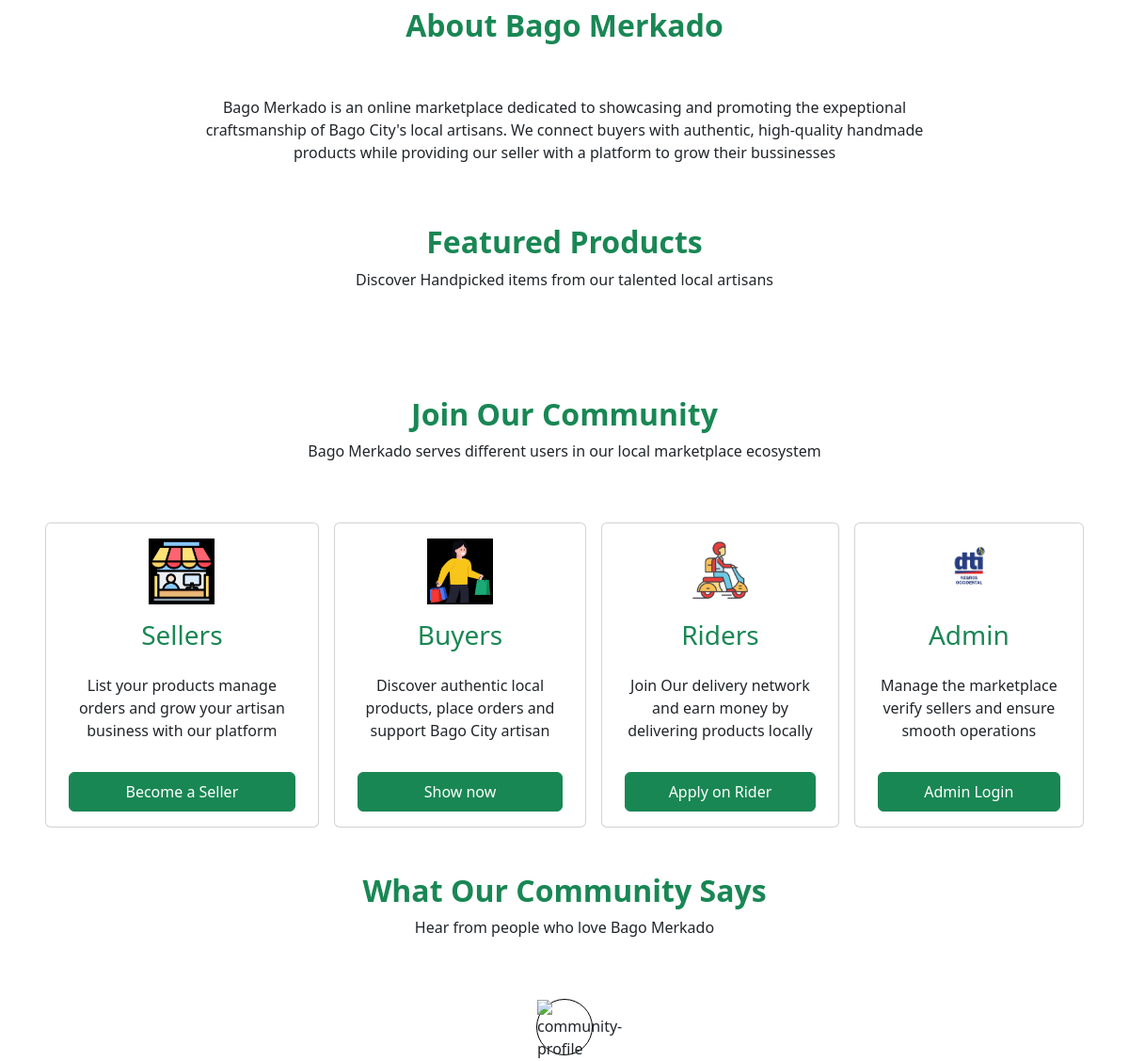
Before: / (middle part) with the older database file.
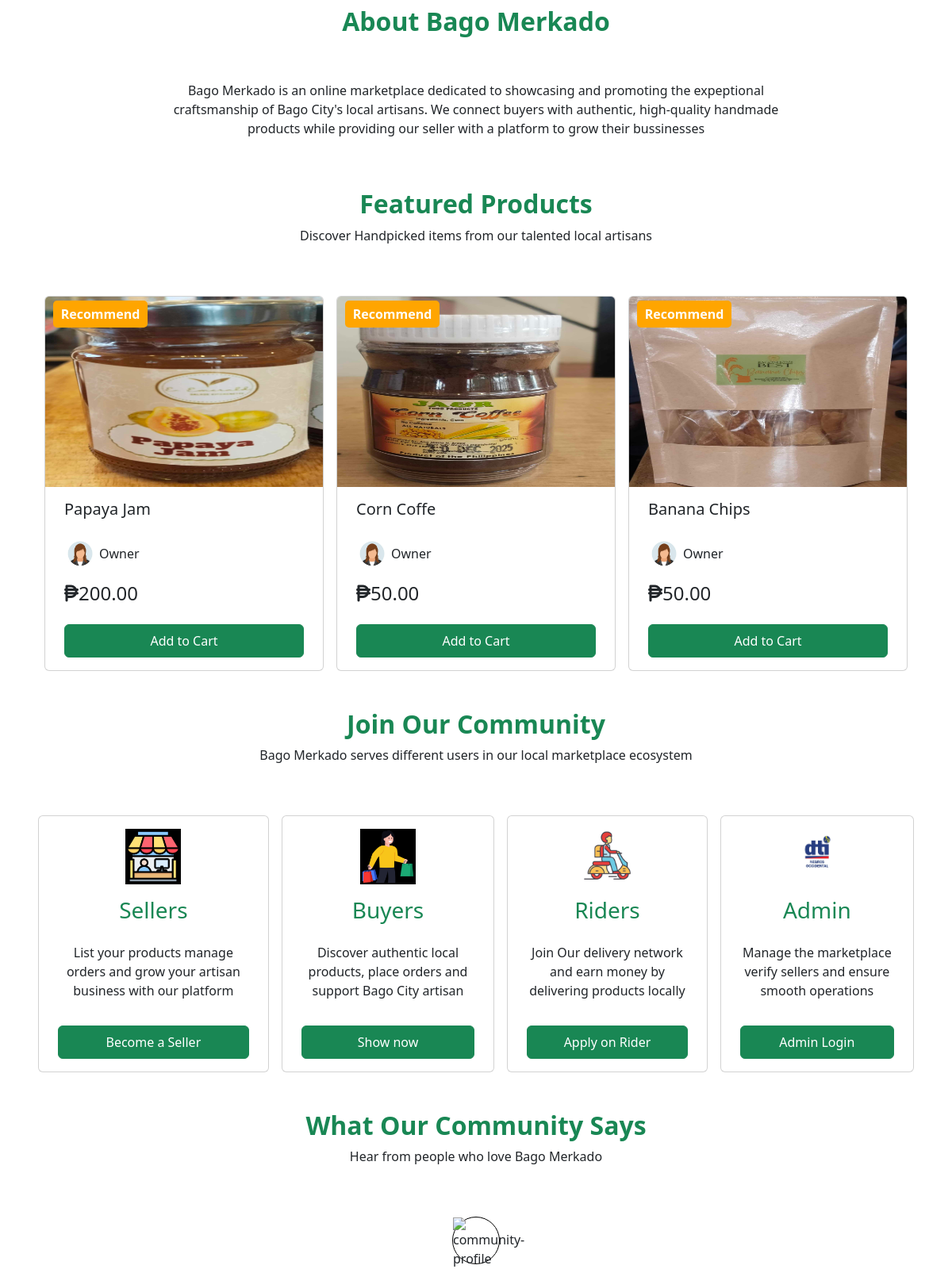
After: the same page with the newer database file.
### tables this page shows
CREATE TABLE `product` (
  `product_id` int(11) NOT NULL,
  `supplier_id` int(11) NOT NULL,
  `category_id` int(11) NOT NULL,
  `name` varchar(100) NOT NULL,
  `description` text NOT NULL,
  `price` decimal(10,2) NOT NULL,
  `stock_quantity` int(11) NOT NULL,
  `image_url` text NOT NULL,
  `status` enum('active','inactive') NOT NULL DEFAULT 'active',
  `created_at` date NOT NULL DEFAULT current_timestamp()
);

CREATE TABLE `supplier` (
  `supplier_id` int(11) NOT NULL,
  `bussiness_name` varchar(100) NOT NULL,
  `owner_name` varchar(100) NOT NULL,
  `email` varchar(100) NOT NULL,
  `password_hash` text NOT NULL,
  `address` text NOT NULL,
  `phone` varchar(20) NOT NULL,
  `image_profile` text NOT NULL DEFAULT 'file_687b804156d389.23427492.jpeg',
  `created_at` date NOT NULL DEFAULT current_timestamp()
);

### backend/model/dbh.class.php (called while the page is built)
<?php
class Dbh {
    private $host = "localhost";
    private $username = "root";
    private $password = "";
    private $database = "msme_db";
    protected function connect() {
        try {
            $dsn = "mysql:host=$this->host;dbname=$this->database;charset=utf8mb4";
            $pdo = new PDO($dsn, $this->username, $this->password);
            $pdo->setAttribute(PDO::ATTR_ERRMODE, PDO::ERRMODE_EXCEPTION);
            return $pdo;
        } catch (PDOException $e) {
            die("Database connection failed: " . $e->getMessage());
        }
    }
}

### backend/model/product.class.php (called while the page is built, shortened)
<?php
class Product extends Dbh{
    protected function getProductsFeatured(){
        $stmt = $this->connect()->prepare("SELECT pt.product_id, pt.name, st.bussiness_name, st.owner_name, st.image_profile, pt.image_url, pt.price FROM featured_product ft INNER JOIN product pt ON pt.product_id = ft.product_id INNER JOIN supplier st ON pt.supplier_id = st.supplier_id ORDER BY ft.featured_id DESC");
        $stmt->execute();
        $products = $stmt->fetchAll(PDO::FETCH_ASSOC);
        return $products;
    }
}

### index.php (the view, shortened to what the changed rows need)
<?php
    include 'backend/model/dbh.class.php';
    include 'backend/model/product.class.php';
    class ProductsView extends Product{
        public function productsFeatured(){
            return $this->getProductsFeatured();
        }
    }
    $productsView= new ProductsView();
    $products = $productsView->productsFeatured();
    $communities = [
        ['image'=>'images/supplier.png', 'link'=>'signup.php?role=supplier' ,'btnLabel'=>'Become a Seller' ,'name'=>'Sellers','description'=>'List your products manage orders and grow your artisan business with our platform'],
        ['image'=>'images/customer.png', 'link'=>'signup.php?role=customer' ,'btnLabel'=>'Show now' ,'name'=>'Buyers','description'=>'Discover authentic local products, place orders and support Bago City artisan'],
        ['image'=>'images/rider.jpeg', 'link'=>'signup.php?role=rider' ,'btnLabel'=>'Apply on Rider' ,'name'=>'Riders','description'=>'Join Our delivery network and earn money by delivering products locally'],
        ['image'=>'images/dti.jpeg', 'link'=>'signin.php' ,'btnLabel'=>'Admin Login' ,'name'=>'Admin','description'=>'Manage the marketplace verify sellers and ensure smooth operations'],
    ]
?>
<!DOCTYPE html>
<html lang="en">
<head>
    <link href="css/bootstrap.min.css" rel="stylesheet">
    <link rel="stylesheet" href="css/home.css">
    <link rel="stylesheet" href="css/animate.min.css">
    <link rel="stylesheet" href="css/all.css">
    <link rel="stylesheet" href="css/fontawesome.css">
</head>
<body>
    <div class="content d-flex flex-column w-100 gap-5">
        <div class="animate-content animate__animated text-success featured-product text-center">
            <h2>About Bago Merkado</h2>
        </div>
        <div class=" animate-content featured-product animate__animated text-center">
            <h2 class="text-success">Featured Products</h2>
        </div>
        <div class="animate-content d-flex flex-row justify-content-center gap-3 exclusives-products animate__animated">
            <?php foreach($products as $product){ ?>
             <div class="card product-container">
                <div class="product-rate">
                    <div class="product-rate-text">
                        Recommend
                    </div>
                </div>
                <img class="card-img-top" src="uploads/<?php echo $product['image_url'] ?>" alt="Card image cap">
                <div class="card-body d-flex flex-column gap-3 px-4">
                    <h5 class="card-title text-capitalize">
                        <?php echo $product['name'] ?>
                    </h5>
                    <div class="seller-profile d-flex flex-row gap-1 align-items-center">
                        <img src="uploads/profile-images/<?php echo $product['image_profile'] ?>" alt="<?php echo $product['owner_name'] ?>">
                        <div class="seller-name text-capitalize">
                            <?php echo $product['owner_name'] ?>
                        </div>
                    </div>
                    <h5 class="supplier-price">
                       <i class="fa-solid fa-peso-sign"></i><span><?php echo $product['price'] ?></span>
                    </h5>
                    <div class="w-100 btn-addtocart">
                        <a href="view-product.php?content=product&id=<?php echo $product['product_id']; ?>" class="btn btn-success w-100 text-center py-2">Add to Cart</a>
                    </div>
                </div>
            </div>
            <?php } ?>
        </div>
        <div class="animate-content animate__animated featured-product text-center">
            <h2 class="text-success ">Join Our Community</h2>
        </div>
        <div class="animate-content d-flex flex-row justify-content-center gap-3 exclusives-products animate__animated px-5">
                <?php foreach($communities as $community){  ?>
                    <div class="card">
                         <div class="card-body d-flex flex-column gap-3 px-4 d-flex align-items-center">
                            <div class="image-community">
                                <img src="<?php echo $community['image'] ?>" alt="<?php echo $community['name'] ?>">
                            </div>
                            <h5 class="card-title text-capitalize text-success text-center h3">
                                <?php echo $community['name'] ?>
                            </h5>
                            <p class="text-center"><?php echo $community['description'] ?></p>
                            <div class="w-100 btn-community">
                                <a href="<?php echo $community['link'] ?>" class="btn btn-success w-100 text-center py-2"><?php echo $community['btnLabel'] ?></a>
                            </div>
                        </div>
                    </div>
                <?php } ?>
        </div>
        <div class="animate-content animate__animated featured-product text-center">
            <h2 class="text-success ">What Our Community Says</h2>
        </div>
    </div>
</body>
</html>

Changed rows visible on the page:
added product: image_url (picture), name "Papaya Jam", supplier.image_profile (picture), supplier.owner_name "Owner", price "200.00"
added product: image_url (picture), name "Corn Coffe", supplier.image_profile (picture), supplier.owner_name "Owner", price "50.00"
added product: image_url (picture), name "Banana Chips", supplier.image_profile (picture), supplier.owner_name "Owner", price "50.00"
